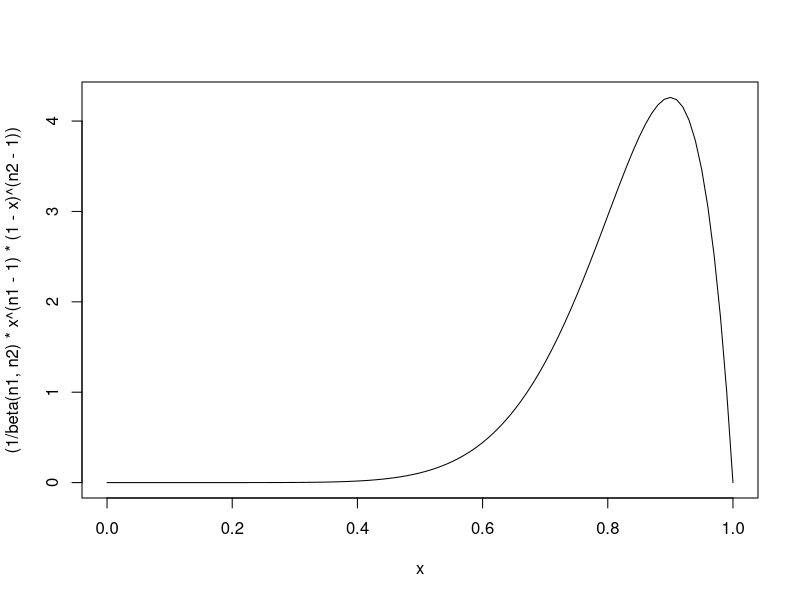
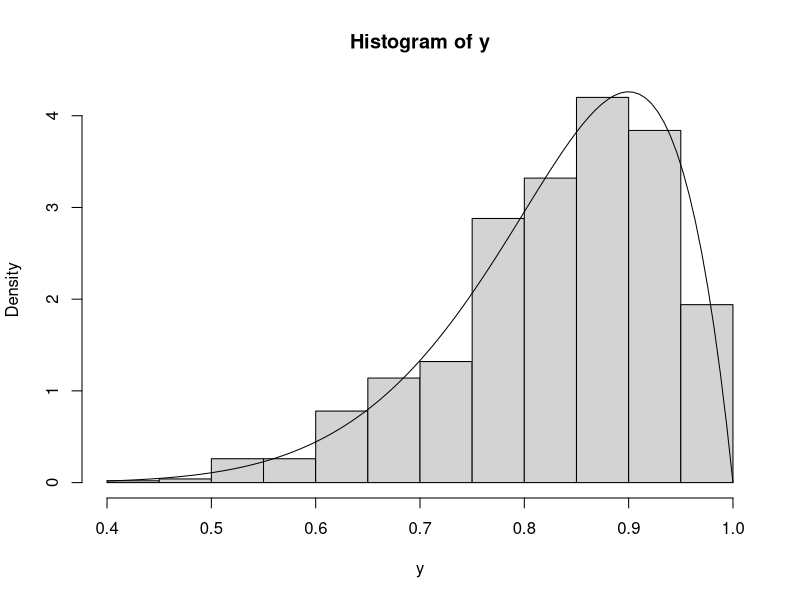
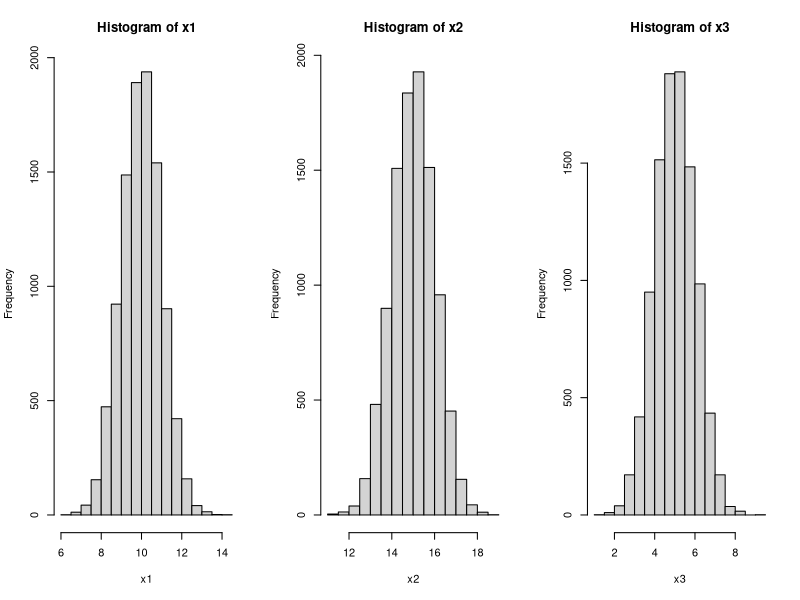
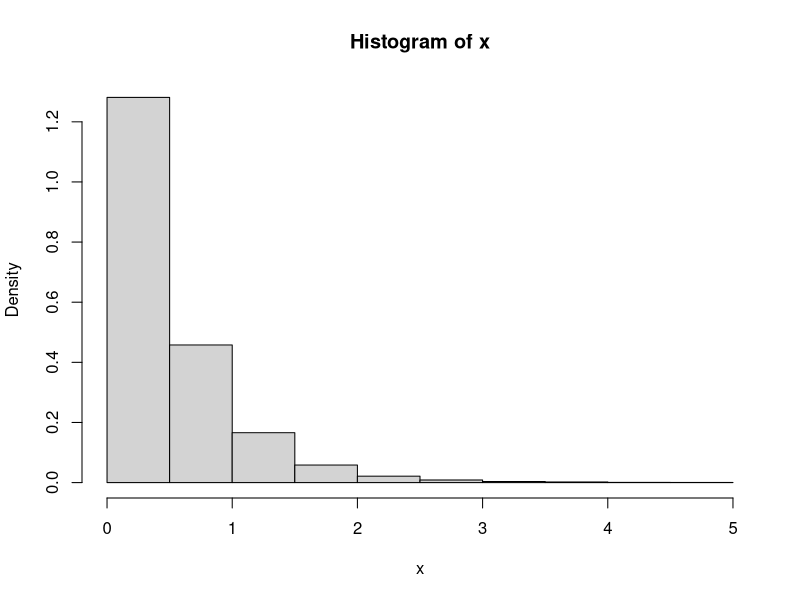

The R script that drew these images, in order: (Note: this script raises an error after producing the figures.)
# 1 Гамма тархалтын тусламжтайгаар бетта тархалтыг загварчил 
# 2 Олон хэмжээст тархалтыг загварчил E-1, E-2 загварчил
# 3 Өө хараал идэг бичиж амжисангүй 
# hstatistic@gmail.com  2017-stat ner bodlogo_number
#1
n1 = 10; 
n2= 2
y=c()
curve((1/beta(n1,n2)*x^(n1-1)*(1-x)^(n2-1)))
for(i in 1:1000){
x1=(rgamma(1, n1))
x2=(rgamma(1, n2))
y[i]=x1/(x1+x2)
}
hist(y,freq = FALSE)
curve((1/beta(n1,n2)*x^(n1-1)*(1-x)^(n2-1)), add = TRUE)


z = c()

#2
x1 = c(1, 0.5, 0.2)
x2 = c(0.5, 1, 0.3)
x3 = c(0.2, 0.3, 1)
mycov = as.matrix(rbind(x1,x2,x3))
t(chol(mycov))%*%(chol(mycov))
crossprod(mycov)
det(mycov)
mycov_inv = solve(mycov)
mycov%*%mycov_inv
n = length(mycov[1,])
x=c()
C = chol(mycov)
x1=c()
x2=c()
x3=c()
mu = c(10,15,5)
for(j in 1:10000){
  z = as.matrix(rnorm(3))
  
  x = t(C) %*% z +(mu)
  x1[j] = x[1]
  x2[j] = x[2]
  x3[j] = x[3]
}
par(mfrow = c(1,3))
hist(x1)
hist(x2)
hist(x3)
par(mfrow = c(1,1))
cor(x1,x2)
cor(x1,x3)
cor(x2,x3)



#3
x =c()
n = 10000
alpha = 2 
for(i in 1:n){
  u = runif(1)
  x[i] = (-1/alpha)*log(u)
}
hist(x, freq = FALSE)
curve(dexp(alpha), add = TRUE)


#3 E-2
n = 700 # Түүвэрийн хэмжээг нэмэхэд inf утга өгнө. Учир нь integer төрлийн хувьсагчидын digit хязгаараас хэтэрсэн учир жаахан асуудал байгаа.
u = runif(2*n-1)
u1 = u[1:n]
u2=sort(u[(n+1):(2*n-1)])
Y = c()
U = c()

for(i in 2:n){
  U[i]=u2[i-1]
}
U[1]=0
U[n+1]=1
OG = log(prod(u1))
for(i in 1:n){
  Y[i] = (U[i]-U[i+1])*OG
}
hist(Y, freq = FALSE, col= rainbow(19))
curve(dexp(x),add=TRUE, col = "#0000FF")


